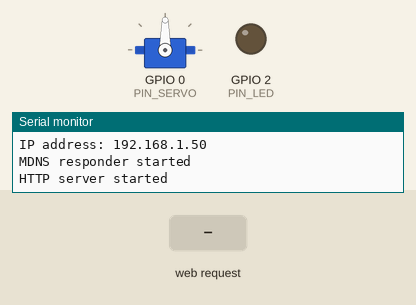
Recording of a sketch running on a simulated ESP8266 (NodeMCU). Parts: servo, output pins drawn as LEDs (lit = HIGH), the last lines printed to the serial monitor. Inputs (shaded band) come from the test bench. WiFi joins after 1.5 s; servers stay silent unless stated.

Above: at 2.7 s.
2.8 s: HTTP request GET /open received
At 4.0 s:
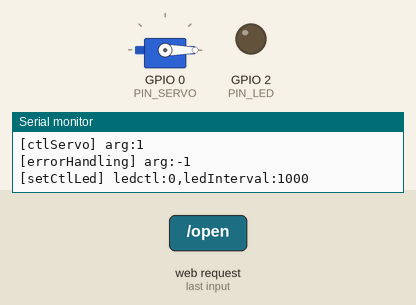
4.3 s: HTTP request GET /close received
At 5.4 s:
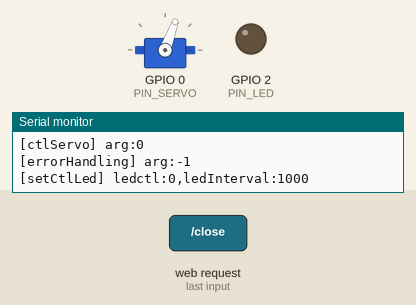
Timing chart, 0 to 7.3 s (numbered marks = the images above; inputs shaded):
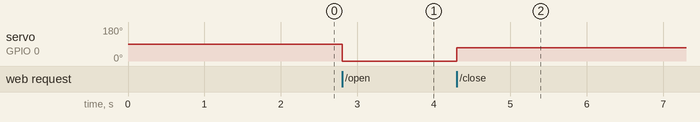

Measured:
- after the input at 2.8 s, servo on GPIO 0 (PIN_SERVO): 90° → 0° at once
- after the input at 4.3 s, servo on GPIO 0 (PIN_SERVO): 0° → 70° at once

The sketch:

BasicOTA2.ino.ino
```cpp
#include <ESP8266WiFi.h>
#include <ESP8266mDNS.h>
#include <WiFiUdp.h>
#include <ArduinoOTA.h>
#include <ESP8266WebServer.h>
#include <WiFiClient.h>
#include<Servo.h>

#ifndef STASSID
#define STASSID "TP-Link_74D0"
#define STAPSK  "33878317"
#endif

#define PIN_LED 2
#define PIN_SERVO 0

const char* ssid = STASSID;
const char* password = STAPSK;

ESP8266WebServer server(80);
Servo myservo;

char returnString[255];

int nowServoState = 0;

void handleRoot() {
  sprintf(returnString,"%d\n",nowServoState);
  server.send(200,"text/plain",returnString);
}

void handleNotFound() {
  String message = "File Not Found\n\n";
  message += "URI: ";
  message += server.uri();
  message += "\nMethod: ";
  message += (server.method() == HTTP_GET) ? "GET" : "POST";
  message += "\nArguments: ";
  message += server.args();
  message += "\n";
  for (uint8_t i = 0; i < server.args(); i++) {
    message += " " + server.argName(i) + ": " + server.arg(i) + "\n";
  }
  server.send(404, "text/plain", message);
}

void setup() {
  Serial.begin(115200);
  Serial.println("Booting");
  WiFi.mode(WIFI_STA);
  WiFi.begin(ssid, password);
  myservo.attach(PIN_SERVO); //モーター制御用ピンとして使用
  pinMode(PIN_LED,OUTPUT); //エラー表示用LEDピンとして使用

  if (WiFi.waitForConnectResult() != WL_CONNECTED) {
    Serial.println("Connection Failed!");
    errorHandling(2);
  }
  while(WiFi.waitForConnectResult() != WL_CONNECTED) ctlLed();
  errorHandling(-1);
  ArduinoOTA.onStart([]() {
    String type;
    if (ArduinoOTA.getCommand() == U_FLASH) {
      type = "sketch";
    } else { // U_SPIFFS
      type = "filesystem";
    }

    // NOTE: if updating SPIFFS this would be the place to unmount SPIFFS using SPIFFS.end()
    Serial.println("Start updating " + type);
  });
  ArduinoOTA.onEnd([]() {
    Serial.println("\nEnd");
  });
  ArduinoOTA.onProgress([](unsigned int progress, unsigned int total) {
    Serial.printf("Progress: %u%%\r", (progress / (total / 100)));
  });
  ArduinoOTA.onError([](ota_error_t error) {
    Serial.printf("Error[%u]: ", error);
    if (error == OTA_AUTH_ERROR) {
      Serial.println("Auth Failed");
    } else if (error == OTA_BEGIN_ERROR) {
      Serial.println("Begin Failed");
    } else if (error == OTA_CONNECT_ERROR) {
      Serial.println("Connect Failed");
    } else if (error == OTA_RECEIVE_ERROR) {
      Serial.println("Receive Failed");
    } else if (error == OTA_END_ERROR) {
      Serial.println("End Failed");
    }
  });
  ArduinoOTA.begin();
  Serial.println("Ready");
  Serial.print("IP address: ");
  Serial.println(WiFi.localIP());

  Serial.println("");
  Serial.print("Connected to ");
  Serial.println(ssid);
  Serial.print("IP address: ");
  Serial.println(WiFi.localIP());

  if (MDNS.begin("esp8266")) {
    Serial.println("MDNS responder started");
  }

  server.on("/", handleRoot);

  server.on("/inline", []() {
    server.send(200, "text/plain", "this works as well");
  });

  server.on("/open", []() {
    ctlServo(1);
    errorHandling(-1);
    sprintf(returnString,"%d\n",nowServoState);
    server.send(200,"text/plain",returnString);
    });

  server.on("/close", []() {
    ctlServo(0);
    errorHandling(-1);
    sprintf(returnString,"%d\n",nowServoState);
    server.send(200,"text/plain",returnString);
    });

  server.onNotFound(handleNotFound);

  server.begin();
  Serial.println("HTTP server started");
  wifi_set_sleep_type(LIGHT_SLEEP_T);
}

void loop() {
  ArduinoOTA.handle();
  server.handleClient();
  MDNS.update();
  ctlLed();
  servoOffTimer();
  if(millis() > 24 * 60 * 60 * 1000) ESP.restart();
}

int ctlServoTime = 0;
void ctlServo(int sc){ //サーボ制御タスク
  Serial.printf("[ctlServo] arg:%d\n",sc);
  ctlServoTime = millis();
  if(sc == 0 && nowServoState != sc) {
    myservo.write(70);
    nowServoState = sc;
  }
  else if(nowServoState != sc){
    myservo.write(0);
    nowServoState = sc;
  }
}

void servoOffTimer(){
  if(millis() - ctlServoTime > 5 * 1000){
    digitalWrite(PIN_SERVO,0);
  }
}
//eが0の時消灯,1の時点灯,2の時点滅
void errorHandling(int e){ //エラー処理タスク
  Serial.printf("[errorHandling] arg:%d\n",e);
  if(e == -1) setCtlLed(0,1000);
  else setCtlLed(2,(e+1)*100);
}

unsigned long ctlLEDtime = 0;
int ledctl = 0;
unsigned long ledInterval = 0;
void setCtlLed(int ctl,unsigned long itvl){
  if(!(ctl == 0 || ctl == 1 || ctl == 2)) Serial.println("[setCtlLed] arg error.");
  else{
    ledctl = ctl;
    ledInterval = itvl;
    Serial.printf("[setCtlLed] ledctl:%d,ledInterval:%lu\n",ledctl,ledInterval);
  }
}
void ctlLed(){
  if(ledctl == 2){
    if(millis() - ctlLEDtime > ledInterval){
      digitalWrite(PIN_LED,!digitalRead(PIN_LED));
      ctlLEDtime = millis();
    }
  }else if(ledctl == 0 || ledctl == 1) digitalWrite(PIN_LED,ledctl);
}
```
